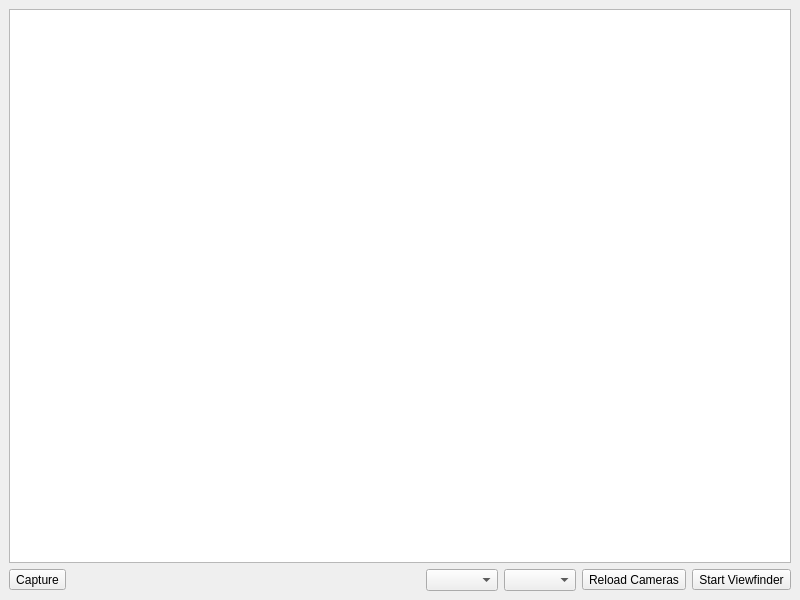
<?xml version="1.0" encoding="UTF-8"?>
<ui version="4.0">
 <class>SCMainWindow</class>
 <widget class="QMainWindow" name="SCMainWindow">
  <property name="geometry">
   <rect>
    <x>0</x>
    <y>0</y>
    <width>800</width>
    <height>600</height>
   </rect>
  </property>
  <property name="windowTitle">
   <string>StereoCapture</string>
  </property>
  <widget class="QWidget" name="centralwidget">
   <layout class="QVBoxLayout" name="verticalLayout">
    <item>
     <widget class="SCViewFinder" name="cameraView">
      <property name="focusPolicy">
       <enum>Qt::NoFocus</enum>
      </property>
     </widget>
    </item>
    <item>
     <layout class="QHBoxLayout" name="horizontalLayout">
      <item>
       <widget class="QToolButton" name="captureButton">
        <property name="text">
         <string>Capture</string>
        </property>
        <property name="icon">
         <iconset theme="camera-photo"/>
        </property>
       </widget>
      </item>
      <item>
       <spacer name="horizontalSpacer">
        <property name="orientation">
         <enum>Qt::Horizontal</enum>
        </property>
        <property name="sizeHint" stdset="0">
         <size>
          <width>40</width>
          <height>20</height>
         </size>
        </property>
       </spacer>
      </item>
      <item>
       <widget class="QComboBox" name="lCameraSelector"/>
      </item>
      <item>
       <widget class="QComboBox" name="rCameraSelector"/>
      </item>
      <item>
       <widget class="QToolButton" name="reloadButton">
        <property name="text">
         <string>Reload Cameras</string>
        </property>
        <property name="icon">
         <iconset theme="reload"/>
        </property>
       </widget>
      </item>
      <item>
       <widget class="QToolButton" name="startButton">
        <property name="text">
         <string>Start Viewfinder</string>
        </property>
        <property name="icon">
         <iconset theme="media-playback-start"/>
        </property>
       </widget>
      </item>
     </layout>
    </item>
   </layout>
  </widget>
  <widget class="QMenuBar" name="menubar">
   <property name="geometry">
    <rect>
     <x>0</x>
     <y>0</y>
     <width>800</width>
     <height>29</height>
    </rect>
   </property>
  </widget>
 </widget>
 <customwidgets>
  <customwidget>
   <class>SCViewFinder</class>
   <extends>QGraphicsView</extends>
   <header>widgets/scviewfinder.hh</header>
  </customwidget>
 </customwidgets>
 <resources/>
 <connections/>
</ui>
